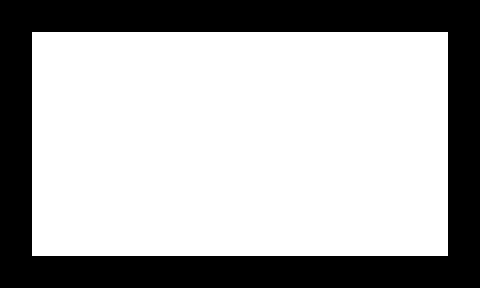

A 2D game scene composited from a Tiled map and its tileset images. What follows is a short description and the map's XML, with every tile layer's data as written:
An orthogonal 15x9 tile map with 32x32 px tiles, 2 tile layers (1, 2).

<map version="1.0" orientation="orthogonal" width="15" height="9" tilewidth="32" tileheight="32">
 <tileset firstgid="1" name="n_tiles1" tilewidth="32" tileheight="32">
  <image source="../../images/map/common/n_tiles1.png" width="128" height="64" />
 </tileset>
 <layer name="1" width="15" height="9">
  <data encoding="csv">
1,1,1,1,1,1,1,1,1,1,1,1,1,1,1,
1,1,1,1,1,1,1,1,1,1,1,1,1,1,1,
1,1,1,1,1,1,1,1,1,1,1,1,1,1,1,
1,1,1,1,1,1,1,1,1,1,1,1,1,1,1,
1,1,1,1,1,1,1,1,1,1,1,1,1,1,1,
1,1,1,1,1,1,1,1,1,1,1,1,1,1,1,
1,1,1,1,1,1,1,1,1,1,1,1,1,1,1,
1,1,1,1,1,1,1,1,1,1,1,1,1,1,1,
1,1,1,1,1,1,1,1,1,1,1,1,1,1,1
</data>
 </layer>
 <layer name="2" width="15" height="9">
  <data encoding="csv">
2,2,2,2,2,2,2,2,2,2,2,2,2,2,2,
2,0,0,0,0,0,0,0,0,0,0,0,0,0,2,
2,0,0,0,0,0,0,0,0,0,0,0,0,0,2,
2,0,0,0,0,0,0,0,0,0,0,0,0,0,2,
2,0,0,0,0,0,0,0,0,0,0,0,0,0,2,
2,0,0,0,0,0,0,0,0,0,0,0,0,0,2,
2,0,0,0,0,0,0,0,0,0,0,0,0,0,2,
2,0,0,0,0,0,0,0,0,0,0,0,0,0,2,
2,2,2,2,2,2,2,2,2,2,2,2,2,2,2
</data>
 </layer>
</map>
